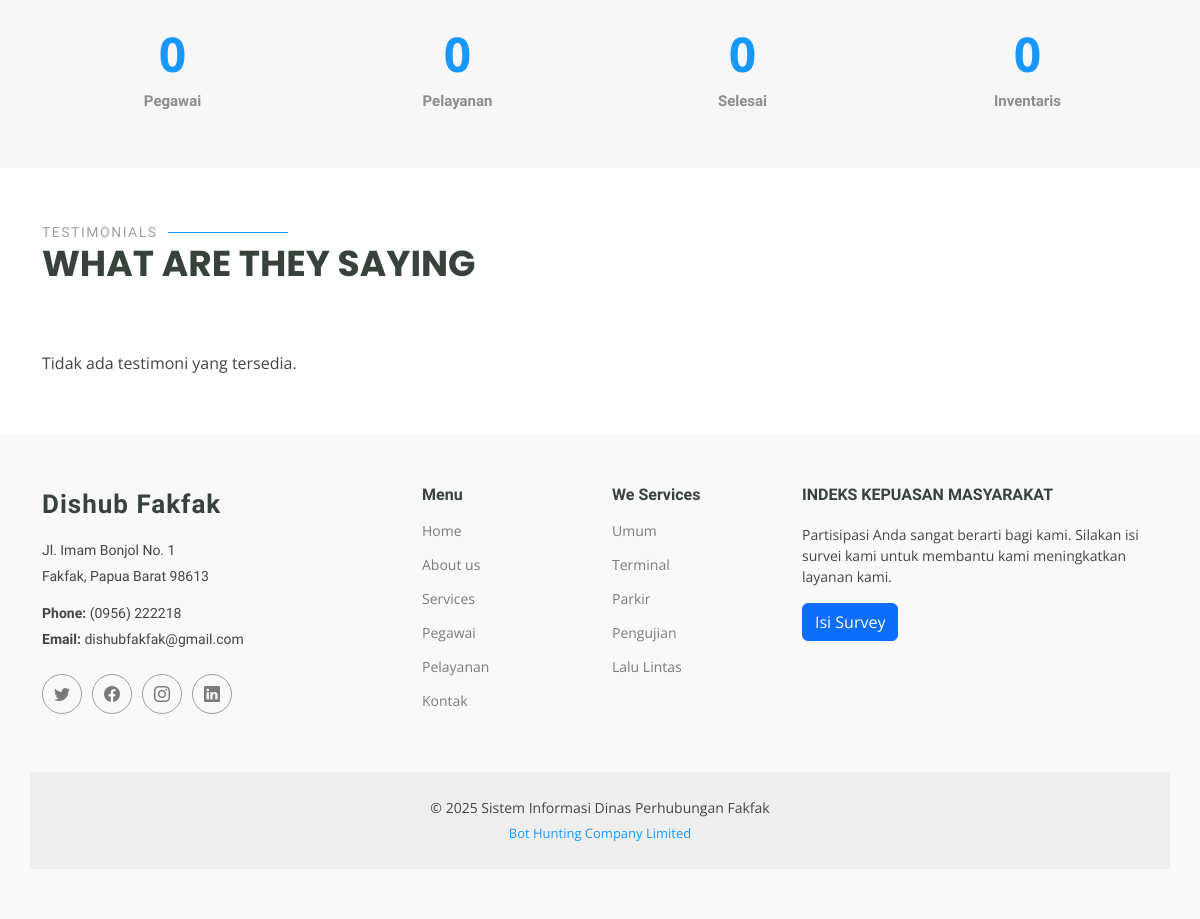
The page /about.php (lower part) on the database as committed earlier.
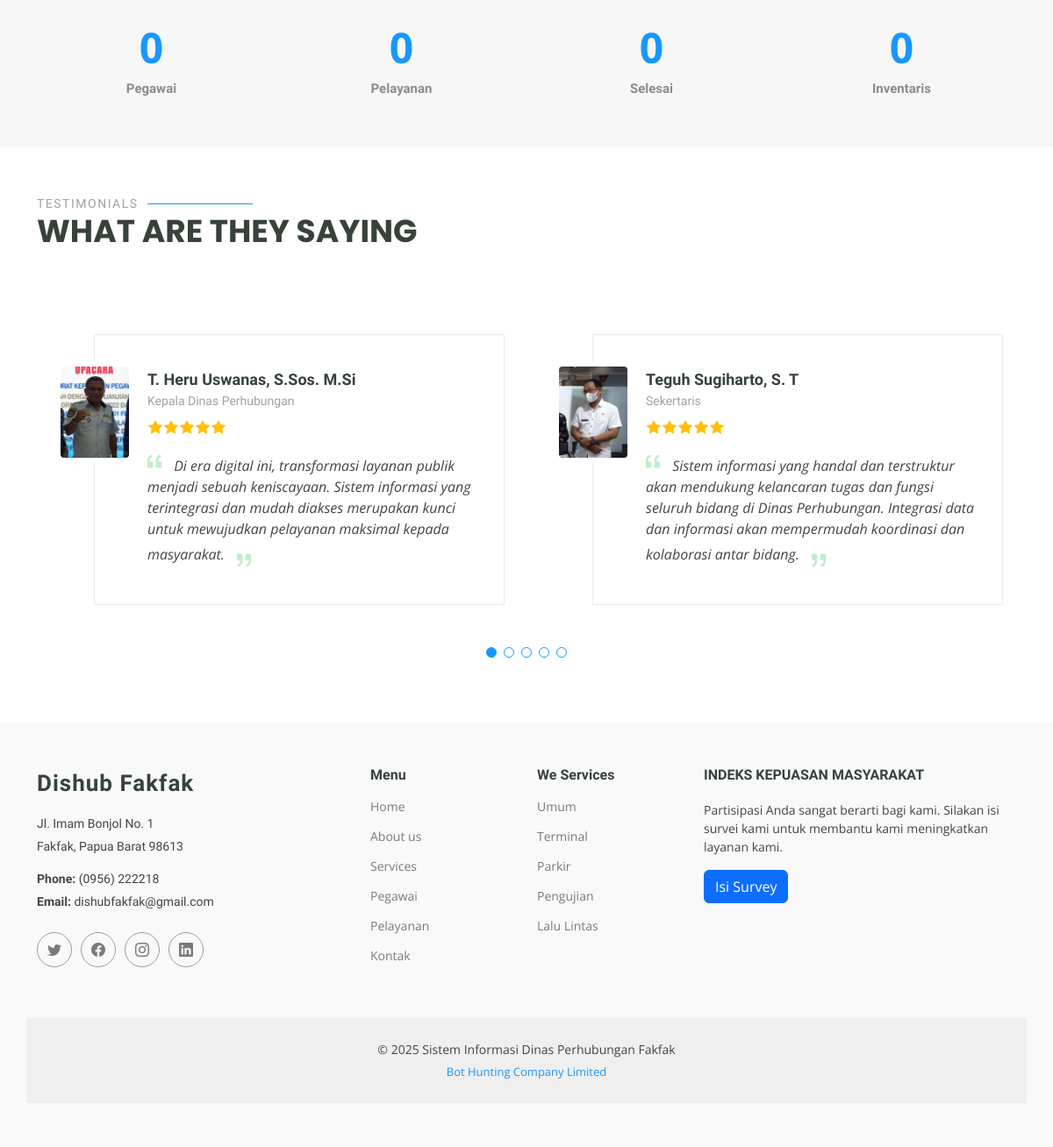
The same page on the database as committed later.
### tables this page shows
CREATE TABLE `testimoni_sistem` (
  `id` int NOT NULL,
  `nama` varchar(255) NOT NULL,
  `jabatan` varchar(255) NOT NULL,
  `keterangan` text NOT NULL,
  `foto` varchar(255) DEFAULT NULL
);

### about.php (the view, shortened to what the changed rows need)
<?php
include_once 'config.php';
$query = "SELECT COUNT(*) AS total_pegawai FROM pegawai";
$result = mysqli_query($koneksi, $query);
?>
<?php include("header.php"); ?>
<main class="main">
    <section id="testimonials" class="testimonials section">
        <div class="container section-title" data-aos="fade-up">
            <h2>Testimonials</h2>
        </div>
        <div class="container" data-aos="fade-up" data-aos-delay="100">
            <div class="swiper">
                <div class="swiper-wrapper">
                    <?php
                    include_once 'config.php';
                    $sql = "SELECT * FROM testimoni_sistem";
                    $result = $koneksi->query($sql);
                    if ($result->num_rows > 0) {
                        while ($row = $result->fetch_assoc()) {
                            echo '<div class="swiper-slide">';
                            echo '    <div class="testimonial-wrap">';
                            echo '        <div class="testimonial-item">';
                            echo '            <img src="assets/img/testimonials/' . $row['foto'] . '" class="testimonial-img" alt="' . $row['nama'] . '">';
                            echo '            <h3>' . $row['nama'] . '</h3>';
                            echo '            <h4>' . $row['jabatan'] . '</h4>';
                            echo '            <div class="stars">';
                            echo '                <i class="bi bi-star-fill"></i><i class="bi bi-star-fill"></i><i class="bi bi-star-fill"></i><i class="bi bi-star-fill"></i><i class="bi bi-star-fill"></i>';
                            echo '            </div>';
                            echo '            <p>';
                            echo '                <i class="bi bi-quote quote-icon-left"></i>';
                            echo '                <span>' . $row['keterangan'] . '</span>';
                            echo '                <i class="bi bi-quote quote-icon-right"></i>';
                            echo '            </p>';
                            echo '        </div>';
                            echo '    </div>';
                            echo '</div>';
                        }
                    } else {
                        echo "Tidak ada testimoni yang tersedia.";
                    }
                    ?>
                </div>
                <div class="swiper-pagination"></div>
            </div>
        </div>
    </section>
</main>
<?php include("footer.php"); ?>

Rows that differ between the two databases and show on the page:
added testimoni_sistem: foto+nama (picture), nama "T. Heru Uswanas, S.Sos. M.Si", jabatan "Kepala Dinas Perhubungan", keterangan "Di era digital ini, transformasi layanan publik menjadi sebuah keniscayaan. Sistem informasi yang terintegrasi dan mudah diakses merupakan kunci untuk mewujudkan pelayanan maksimal kepada masyarakat."
added testimoni_sistem: foto+nama (picture), nama "Teguh Sugiharto, S. T", jabatan "Sekertaris", keterangan "Sistem informasi yang handal dan terstruktur akan mendukung kelancaran tugas dan fungsi seluruh bidang di Dinas Perhubungan. Integrasi data dan informasi akan mempermudah koordinasi dan kolaborasi antar bidang."
Other text that changed with them:
text no longer shown: "Tidak ada testimoni yang tersedia."
